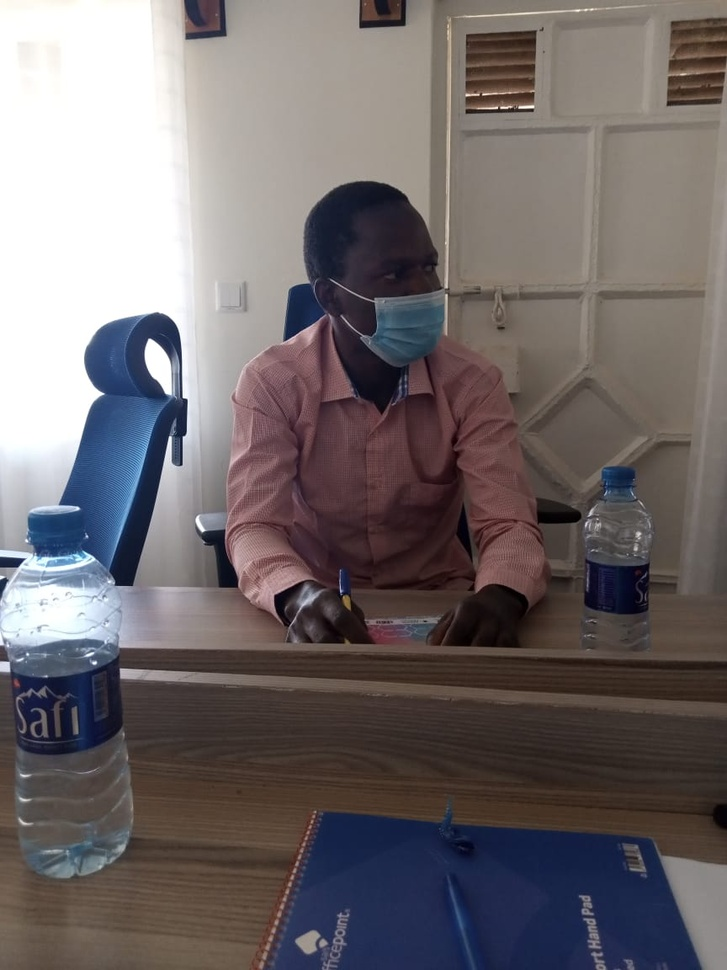
#> input picture computer_vision_projects/samm.jpg, 727 x 970 px, shrunk from 864 x 1152 before the run
$ python image.py
#> lines starting #> are read from the running program, lines starting #| are printed output that depends on the picture
# [9 lines of commented-out code are left out]
import cv2
import os

# Path to the image file
image_path = 'samm.jpg'

# Check if the file exists
if not os.path.isfile(image_path):
    print(f"Error: File '{image_path}' not found.")
else:
    # Load the image
    image = cv2.imread(image_path)
#> image is the input picture: shape (970, 727, 3); mean B, G, R 106.7, 105.4, 112.5

    # Check if the image is loaded
    if image is None:
        print(f"Error: Unable to load the image '{image_path}'.")
    else:
        # Convert the image to grayscale
        gray_image = cv2.cvtColor(image, cv2.COLOR_BGR2GRAY)
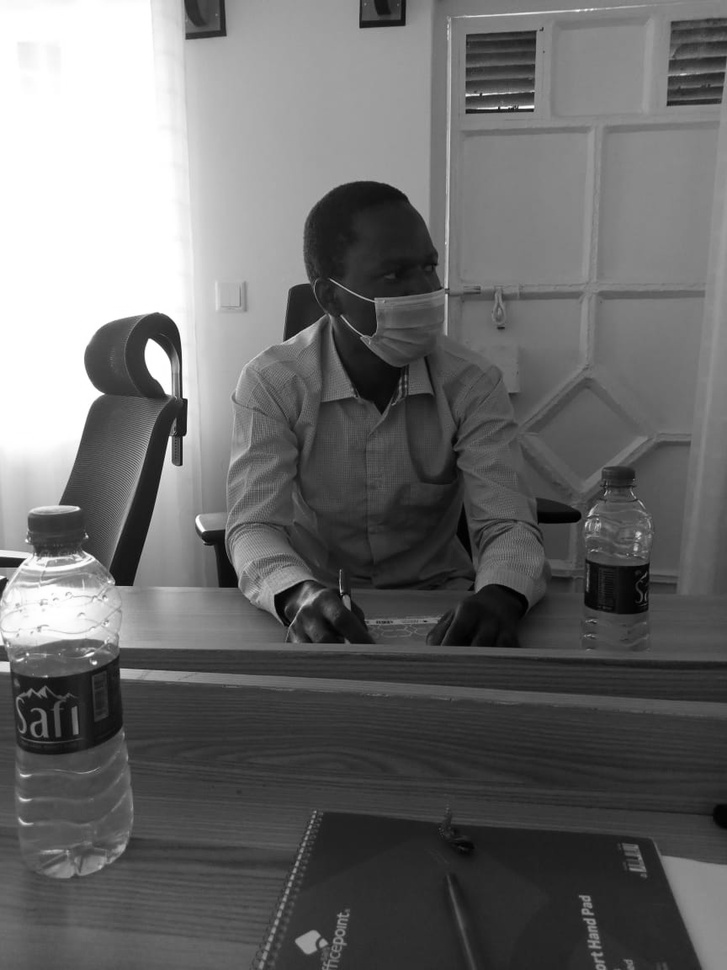
#> gray_image: shape (970, 727); min 0, max 255, mean 107.7

        # Save the grayscale image
        gray_image_path = 'gray_image.png'
        cv2.imwrite(gray_image_path, gray_image)
        print(f"Grayscale image saved to '{gray_image_path}'.")

        # Display the grayscale image
        cv2.imshow('Gray Image', gray_image)
        cv2.waitKey(0)
        cv2.destroyAllWindows()

$ run again, with computer_vision_projects/sam.png saved as computer_vision_projects/samm.jpg
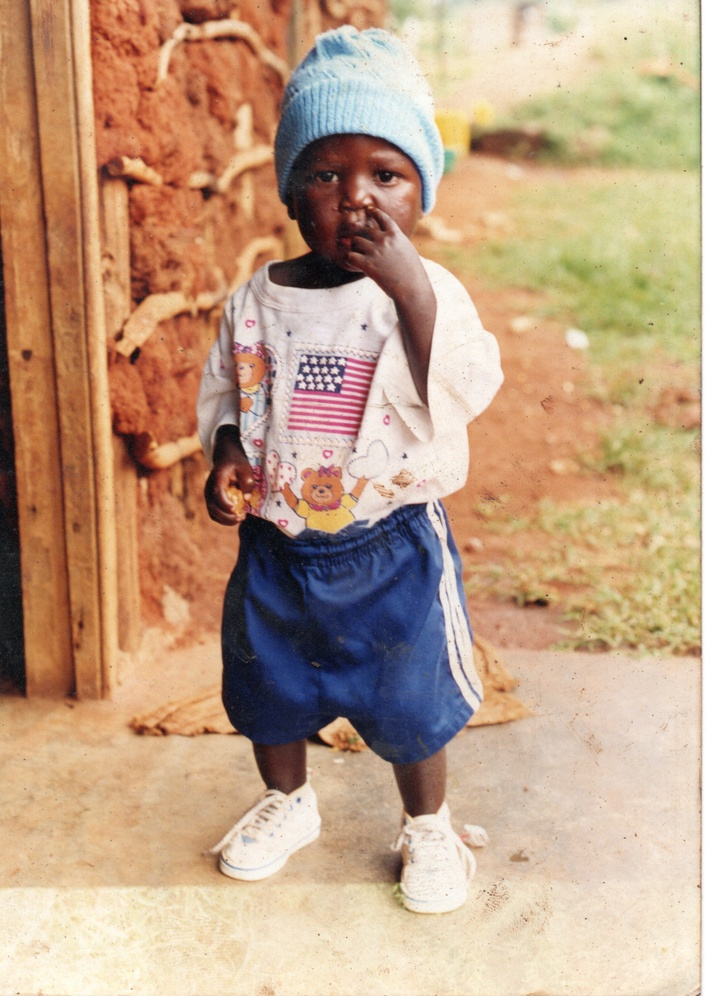
#> input picture computer_vision_projects/sam.png, 708 x 996 px, shrunk from 1376 x 1936 before the run
#> image is the input picture: shape (996, 708, 3); mean B, G, R 133.2, 160.7, 192.2
#> `gray_image = cv2.cvtColor(image, cv2.COLOR_BGR2GRAY)`:
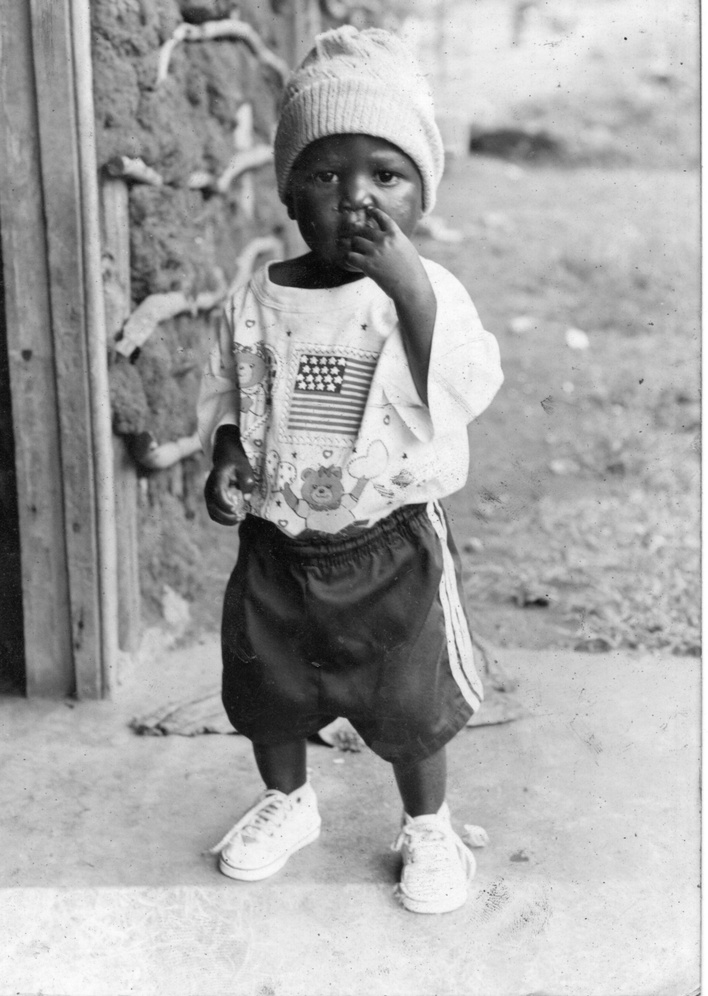
#> gray_image: shape (996, 708); min 4, max 255, mean 167
